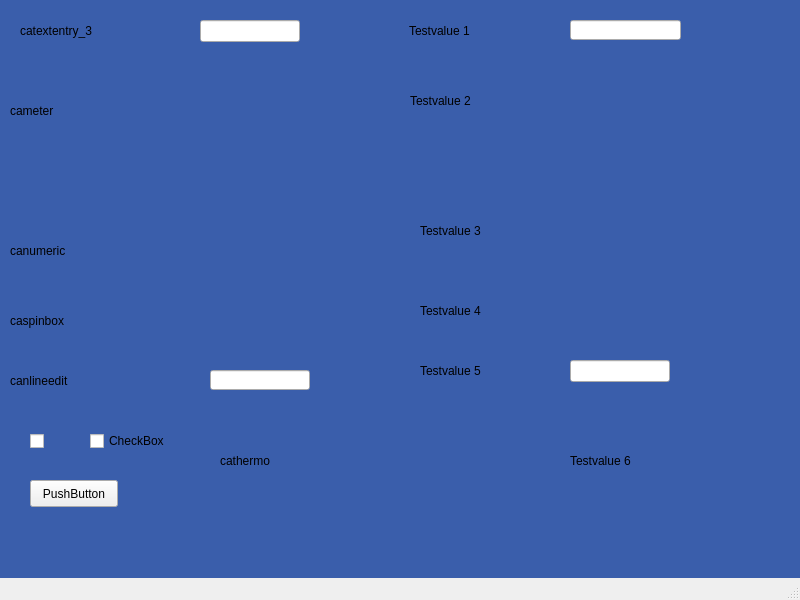
<?xml version="1.0" encoding="UTF-8"?>
<ui version="4.0">
 <class>MainWindow</class>
 <widget class="QMainWindow" name="MainWindow">
  <property name="geometry">
   <rect>
    <x>0</x>
    <y>0</y>
    <width>800</width>
    <height>600</height>
   </rect>
  </property>
  <property name="windowTitle">
   <string>MainWindow</string>
  </property>
  <property name="styleSheet">
   <string notr="true">QWidget#centralwidget {background: rgb(58, 94, 171);}

 QTabWidget::pane { /* The tab widget frame */
     border: 2px solid black;
 }

 /* Style the tab using the tab sub-control. Note that
     it reads QTabBar _not_ QTabWidget */
 QTabBar::tab {
     background: qlineargradient(x1: 0, y1: 0, x2: 0, y2: 1,
                                 stop: 0 #E1E1E1, stop: 0.4 #DDDDDD,
                                 stop: 0.5 #D8D8D8, stop: 1.0 #D3D3D3);
     border: 2px solid #C4C4C3;
     border-bottom-color: #C2C7CB; /* same as the pane color */
     border-top-left-radius: 4px;
     border-top-right-radius: 4px;
     min-width: 8ex;
     padding: 5px;
 }

 QTabBar::tab:selected, QTabBar::tab:hover {
     background: qlineargradient(x1: 0, y1: 0, x2: 0, y2: 1,
                                 stop: 0 #fafafa, stop: 0.4 #f4f4f4,
                                 stop: 0.5 #e7e7e7, stop: 1.0 #fafafa);
 }

 QTabBar::tab:selected {
     border-color: #9B9B9B;
     border-bottom-color: #C2C7CB; /* same as pane color */
 }

 
caTable {
       font: 10pt;
       background: cornsilk;
       alternate-background-color: wheat;
}

caLineEdit {
     border-radius: 1px;
     background: lightyellow;
     color: black;
 }

caTextEntry {
    color: rgb(127, 0, 63);
    background-color: cornsilk;
    selection-color: #0a214c;
    selection-background-color: wheat;
    border: 1px groove black;
    border-radius: 1px;
    padding: 1px;
}

caTextEntry:focus {
    padding: 0px;
    border: 2px groove darkred;
    border-radius: 1px;
}

caSlider::groove:horizontal {
border: 1px solid #bbb;
background: lightgrey;
height: 20px;
border-radius: 4px;
}

caSlider::handle:horizontal {
background: red;
border: 1px solid #777;
width: 13px;
margin-top: -2px;
margin-bottom: -2px;
border-radius: 2px;
}
</string>
  </property>
  <widget class="QWidget" name="centralwidget">
   <widget class="caThermo" name="cathermo">
    <property name="geometry">
     <rect>
      <x>350</x>
      <y>280</y>
      <width>61</width>
      <height>263</height>
     </rect>
    </property>
    <property name="channel" stdset="0">
     <string notr="true">ACM:TEST:AO</string>
    </property>
    <property name="look">
     <enum>caThermo::Limits</enum>
    </property>
    <property name="colorMode">
     <enum>caThermo::Alarm</enum>
    </property>
    <property name="limitsMode">
     <enum>caThermo::Channel</enum>
    </property>
    <property name="scaleValueEnabled">
     <bool>true</bool>
    </property>
   </widget>
   <widget class="caNumeric" name="canumeric">
    <property name="geometry">
     <rect>
      <x>210</x>
      <y>230</y>
      <width>100</width>
      <height>50</height>
     </rect>
    </property>
    <property name="channel" stdset="0">
     <string notr="true">ACM:TEST:AO</string>
    </property>
   </widget>
   <widget class="caTextEntry" name="catextentry_3">
    <property name="geometry">
     <rect>
      <x>200</x>
      <y>20</y>
      <width>100</width>
      <height>22</height>
     </rect>
    </property>
    <property name="channel" stdset="0">
     <string>ACM:TEST:AO</string>
    </property>
   </widget>
   <widget class="caLineEdit" name="testvalue1">
    <property name="geometry">
     <rect>
      <x>570</x>
      <y>20</y>
      <width>111</width>
      <height>20</height>
     </rect>
    </property>
   </widget>
   <widget class="caLineEdit" name="calineedit">
    <property name="geometry">
     <rect>
      <x>210</x>
      <y>370</y>
      <width>100</width>
      <height>20</height>
     </rect>
    </property>
    <property name="channel" stdset="0">
     <string notr="true">ACM:TEST:AO</string>
    </property>
   </widget>
   <widget class="caSpinbox" name="caspinbox">
    <property name="geometry">
     <rect>
      <x>210</x>
      <y>310</y>
      <width>80</width>
      <height>30</height>
     </rect>
    </property>
    <property name="channel" stdset="0">
     <string notr="true">ACM:TEST:AO</string>
    </property>
   </widget>
   <widget class="caMeter" name="cameter">
    <property name="geometry">
     <rect>
      <x>200</x>
      <y>60</y>
      <width>122</width>
      <height>122</height>
     </rect>
    </property>
    <property name="channel" stdset="0">
     <string>ACM:TEST:AO</string>
    </property>
    <property name="maxValue">
     <double>900.000000000000000</double>
    </property>
    <property name="limitsMode">
     <enum>caMeter::User</enum>
    </property>
    <property name="precisionMode">
     <enum>caMeter::User</enum>
    </property>
   </widget>
   <widget class="caThermo" name="testvalue6">
    <property name="geometry">
     <rect>
      <x>700</x>
      <y>280</y>
      <width>61</width>
      <height>263</height>
     </rect>
    </property>
    <property name="channel" stdset="0">
     <string notr="true"/>
    </property>
    <property name="look">
     <enum>caThermo::Limits</enum>
    </property>
    <property name="colorMode">
     <enum>caThermo::Alarm</enum>
    </property>
    <property name="limitsMode">
     <enum>caThermo::Channel</enum>
    </property>
    <property name="scaleValueEnabled">
     <bool>true</bool>
    </property>
   </widget>
   <widget class="caMeter" name="testvalue2">
    <property name="geometry">
     <rect>
      <x>560</x>
      <y>60</y>
      <width>122</width>
      <height>122</height>
     </rect>
    </property>
    <property name="channel" stdset="0">
     <string notr="true"/>
    </property>
   </widget>
   <widget class="caNumeric" name="testvalue3">
    <property name="geometry">
     <rect>
      <x>570</x>
      <y>220</y>
      <width>100</width>
      <height>50</height>
     </rect>
    </property>
    <property name="channel" stdset="0">
     <string notr="true"/>
    </property>
   </widget>
   <widget class="caSpinbox" name="testvalue4">
    <property name="geometry">
     <rect>
      <x>570</x>
      <y>300</y>
      <width>80</width>
      <height>30</height>
     </rect>
    </property>
    <property name="channel" stdset="0">
     <string notr="true"/>
    </property>
   </widget>
   <widget class="caTextEntry" name="testvalue5">
    <property name="geometry">
     <rect>
      <x>570</x>
      <y>360</y>
      <width>100</width>
      <height>22</height>
     </rect>
    </property>
    <property name="channel" stdset="0">
     <string notr="true"/>
    </property>
   </widget>
   <widget class="caLabel" name="calabel">
    <property name="geometry">
     <rect>
      <x>409</x>
      <y>20</y>
      <width>111</width>
      <height>21</height>
     </rect>
    </property>
    <property name="text">
     <string>Testvalue 1</string>
    </property>
    <property name="alignment">
     <set>Qt::AlignLeading|Qt::AlignLeft|Qt::AlignVCenter</set>
    </property>
    <property name="foreground">
     <color>
      <red>255</red>
      <green>255</green>
      <blue>255</blue>
     </color>
    </property>
   </widget>
   <widget class="caLabel" name="calabel_2">
    <property name="geometry">
     <rect>
      <x>410</x>
      <y>90</y>
      <width>111</width>
      <height>21</height>
     </rect>
    </property>
    <property name="text">
     <string>Testvalue 2</string>
    </property>
    <property name="alignment">
     <set>Qt::AlignLeading|Qt::AlignLeft|Qt::AlignVCenter</set>
    </property>
    <property name="foreground">
     <color>
      <red>255</red>
      <green>255</green>
      <blue>255</blue>
     </color>
    </property>
   </widget>
   <widget class="caLabel" name="calabel_3">
    <property name="geometry">
     <rect>
      <x>420</x>
      <y>220</y>
      <width>111</width>
      <height>21</height>
     </rect>
    </property>
    <property name="text">
     <string>Testvalue 3</string>
    </property>
    <property name="alignment">
     <set>Qt::AlignLeading|Qt::AlignLeft|Qt::AlignVCenter</set>
    </property>
    <property name="foreground">
     <color>
      <red>255</red>
      <green>255</green>
      <blue>255</blue>
     </color>
    </property>
   </widget>
   <widget class="caLabel" name="calabel_4">
    <property name="geometry">
     <rect>
      <x>420</x>
      <y>300</y>
      <width>111</width>
      <height>21</height>
     </rect>
    </property>
    <property name="text">
     <string>Testvalue 4</string>
    </property>
    <property name="alignment">
     <set>Qt::AlignLeading|Qt::AlignLeft|Qt::AlignVCenter</set>
    </property>
    <property name="foreground">
     <color>
      <red>255</red>
      <green>255</green>
      <blue>255</blue>
     </color>
    </property>
   </widget>
   <widget class="caLabel" name="calabel_5">
    <property name="geometry">
     <rect>
      <x>420</x>
      <y>360</y>
      <width>111</width>
      <height>21</height>
     </rect>
    </property>
    <property name="text">
     <string>Testvalue 5</string>
    </property>
    <property name="alignment">
     <set>Qt::AlignLeading|Qt::AlignLeft|Qt::AlignVCenter</set>
    </property>
    <property name="foreground">
     <color>
      <red>255</red>
      <green>255</green>
      <blue>255</blue>
     </color>
    </property>
   </widget>
   <widget class="caLabel" name="calabel_6">
    <property name="geometry">
     <rect>
      <x>570</x>
      <y>450</y>
      <width>111</width>
      <height>21</height>
     </rect>
    </property>
    <property name="text">
     <string>Testvalue 6</string>
    </property>
    <property name="alignment">
     <set>Qt::AlignLeading|Qt::AlignLeft|Qt::AlignVCenter</set>
    </property>
    <property name="foreground">
     <color>
      <red>255</red>
      <green>255</green>
      <blue>255</blue>
     </color>
    </property>
   </widget>
   <widget class="caLabel" name="calabel_7">
    <property name="geometry">
     <rect>
      <x>10</x>
      <y>100</y>
      <width>81</width>
      <height>21</height>
     </rect>
    </property>
    <property name="text">
     <string>cameter</string>
    </property>
    <property name="alignment">
     <set>Qt::AlignLeading|Qt::AlignLeft|Qt::AlignVCenter</set>
    </property>
    <property name="foreground">
     <color>
      <red>255</red>
      <green>255</green>
      <blue>255</blue>
     </color>
    </property>
   </widget>
   <widget class="caLabel" name="calabel_8">
    <property name="geometry">
     <rect>
      <x>20</x>
      <y>20</y>
      <width>91</width>
      <height>21</height>
     </rect>
    </property>
    <property name="text">
     <string>catextentry_3</string>
    </property>
    <property name="alignment">
     <set>Qt::AlignLeading|Qt::AlignLeft|Qt::AlignVCenter</set>
    </property>
    <property name="foreground">
     <color>
      <red>255</red>
      <green>255</green>
      <blue>255</blue>
     </color>
    </property>
   </widget>
   <widget class="caLabel" name="calabel_9">
    <property name="geometry">
     <rect>
      <x>10</x>
      <y>240</y>
      <width>101</width>
      <height>21</height>
     </rect>
    </property>
    <property name="text">
     <string>canumeric</string>
    </property>
    <property name="alignment">
     <set>Qt::AlignLeading|Qt::AlignLeft|Qt::AlignVCenter</set>
    </property>
    <property name="foreground">
     <color>
      <red>255</red>
      <green>255</green>
      <blue>255</blue>
     </color>
    </property>
   </widget>
   <widget class="caLabel" name="calabel_10">
    <property name="geometry">
     <rect>
      <x>10</x>
      <y>310</y>
      <width>101</width>
      <height>21</height>
     </rect>
    </property>
    <property name="text">
     <string>caspinbox</string>
    </property>
    <property name="alignment">
     <set>Qt::AlignLeading|Qt::AlignLeft|Qt::AlignVCenter</set>
    </property>
    <property name="foreground">
     <color>
      <red>255</red>
      <green>255</green>
      <blue>255</blue>
     </color>
    </property>
   </widget>
   <widget class="caLabel" name="calabel_11">
    <property name="geometry">
     <rect>
      <x>10</x>
      <y>370</y>
      <width>101</width>
      <height>21</height>
     </rect>
    </property>
    <property name="text">
     <string>canlineedit</string>
    </property>
    <property name="alignment">
     <set>Qt::AlignLeading|Qt::AlignLeft|Qt::AlignVCenter</set>
    </property>
    <property name="foreground">
     <color>
      <red>255</red>
      <green>255</green>
      <blue>255</blue>
     </color>
    </property>
   </widget>
   <widget class="caLabel" name="calabel_12">
    <property name="geometry">
     <rect>
      <x>220</x>
      <y>450</y>
      <width>101</width>
      <height>21</height>
     </rect>
    </property>
    <property name="text">
     <string>cathermo</string>
    </property>
    <property name="alignment">
     <set>Qt::AlignLeading|Qt::AlignLeft|Qt::AlignVCenter</set>
    </property>
    <property name="foreground">
     <color>
      <red>255</red>
      <green>255</green>
      <blue>255</blue>
     </color>
    </property>
   </widget>
   <widget class="caToggleButton" name="catogglebutton">
    <property name="geometry">
     <rect>
      <x>30</x>
      <y>430</y>
      <width>41</width>
      <height>22</height>
     </rect>
    </property>
   </widget>
   <widget class="QCheckBox" name="checkbox">
    <property name="geometry">
     <rect>
      <x>90</x>
      <y>430</y>
      <width>92</width>
      <height>22</height>
     </rect>
    </property>
    <property name="text">
     <string>CheckBox</string>
    </property>
   </widget>
   <widget class="QPushButton" name="pushbutton">
    <property name="geometry">
     <rect>
      <x>30</x>
      <y>480</y>
      <width>88</width>
      <height>27</height>
     </rect>
    </property>
    <property name="text">
     <string>PushButton</string>
    </property>
    <property name="checkable">
     <bool>true</bool>
    </property>
    <property name="checked">
     <bool>false</bool>
    </property>
   </widget>
  </widget>
  <widget class="QMenuBar" name="menubar">
   <property name="geometry">
    <rect>
     <x>0</x>
     <y>0</y>
     <width>800</width>
     <height>22</height>
    </rect>
   </property>
  </widget>
  <widget class="QStatusBar" name="statusbar"/>
 </widget>
 <customwidgets>
  <customwidget>
   <class>caNumeric</class>
   <extends>QFrame</extends>
   <header>caNumeric</header>
  </customwidget>
  <customwidget>
   <class>caTextEntry</class>
   <extends>caLineEdit</extends>
   <header>caTextEntry</header>
  </customwidget>
  <customwidget>
   <class>caToggleButton</class>
   <extends>QCheckBox</extends>
   <header>caToggleButton</header>
  </customwidget>
  <customwidget>
   <class>caSpinbox</class>
   <extends>QFrame</extends>
   <header>caSpinbox</header>
  </customwidget>
  <customwidget>
   <class>caLabel</class>
   <extends>QLabel</extends>
   <header>caLabel</header>
  </customwidget>
  <customwidget>
   <class>caMeter</class>
   <extends>QWidget</extends>
   <header>caMeter</header>
  </customwidget>
  <customwidget>
   <class>caLineEdit</class>
   <extends>QLineEdit</extends>
   <header>caLineEdit</header>
  </customwidget>
  <customwidget>
   <class>caThermo</class>
   <extends>QWidget</extends>
   <header>caThermo</header>
  </customwidget>
 </customwidgets>
 <resources/>
 <connections/>
</ui>
